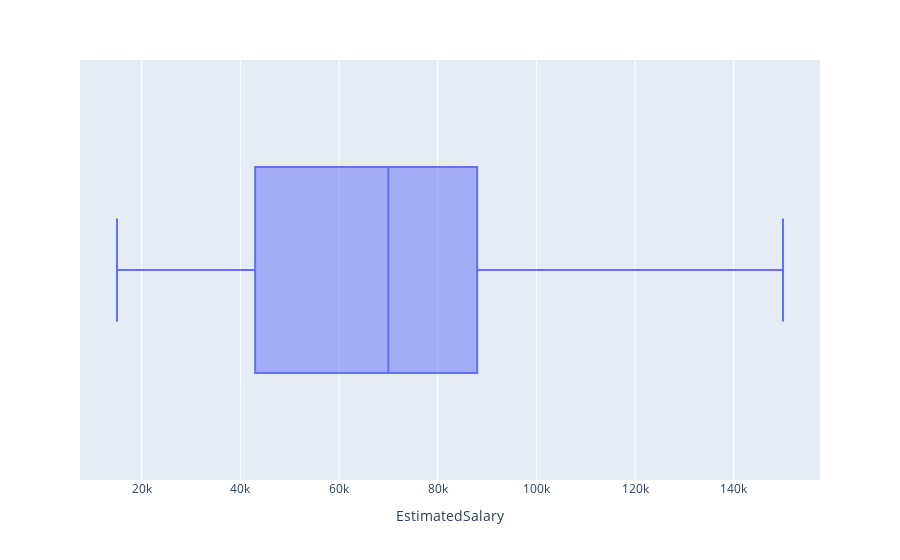

The cell this chart's notebook holds for it:
### Code cell
fig = px.box(df , x ='EstimatedSalary' ) 
fig

### Figure 1 — Plotly figure (JSON) as saved in the notebook; plotly's stock layout.template omitted (floating-point values rounded to 4 significant figures; data arrays with more than 128 entries replaced by an {"elided": "..."} marker saying what was removed)
{"data": [{"alignmentgroup": "True", "hovertemplate": "EstimatedSalary=%{x}<extra></extra>", "legendgroup": "", "marker": {"color": "#636efa"}, "name": "", "notched": false, "offsetgroup": "", "orientation": "h", "showlegend": false, "type": "box", "x": {"elided": "400 int values"}, "x0": " ", "xaxis": "x", "y0": " ", "yaxis": "y"}], "layout": {"boxmode": "group", "legend": {"tracegroupgap": 0}, "margin": {"t": 60}, "xaxis": {"anchor": "y", "domain": [0, 1], "title": {"text": "EstimatedSalary"}}, "yaxis": {"anchor": "x", "domain": [0, 1]}}}
